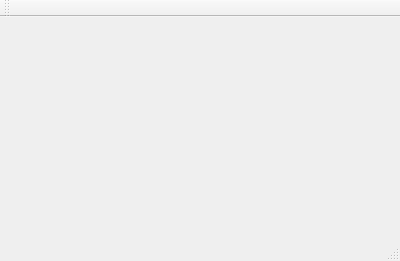
<?xml version="1.0" encoding="UTF-8"?>
<ui version="4.0">
 <class>MainWindow</class>
 <widget class="QMainWindow" name="MainWindow">
  <property name="geometry">
   <rect>
    <x>0</x>
    <y>0</y>
    <width>400</width>
    <height>261</height>
   </rect>
  </property>
  <property name="windowTitle">
   <string>MainWindow</string>
  </property>
  <widget class="QWidget" name="centralWidget">
   <layout class="QVBoxLayout" name="verticalLayout_3">
    <property name="spacing">
     <number>0</number>
    </property>
    <property name="leftMargin">
     <number>0</number>
    </property>
    <property name="topMargin">
     <number>0</number>
    </property>
    <property name="rightMargin">
     <number>0</number>
    </property>
    <property name="bottomMargin">
     <number>0</number>
    </property>
    <item>
     <layout class="QVBoxLayout" name="verticalLayout">
      <property name="leftMargin">
       <number>9</number>
      </property>
      <property name="topMargin">
       <number>9</number>
      </property>
      <property name="rightMargin">
       <number>9</number>
      </property>
      <property name="bottomMargin">
       <number>9</number>
      </property>
     </layout>
    </item>
   </layout>
  </widget>
  <widget class="QMenuBar" name="menuBar">
   <property name="geometry">
    <rect>
     <x>0</x>
     <y>0</y>
     <width>400</width>
     <height>21</height>
    </rect>
   </property>
  </widget>
  <widget class="QToolBar" name="mainToolBar">
   <attribute name="toolBarArea">
    <enum>TopToolBarArea</enum>
   </attribute>
   <attribute name="toolBarBreak">
    <bool>false</bool>
   </attribute>
  </widget>
  <widget class="QStatusBar" name="statusBar"/>
 </widget>
 <layoutdefault spacing="6" margin="11"/>
 <resources/>
 <connections/>
</ui>
